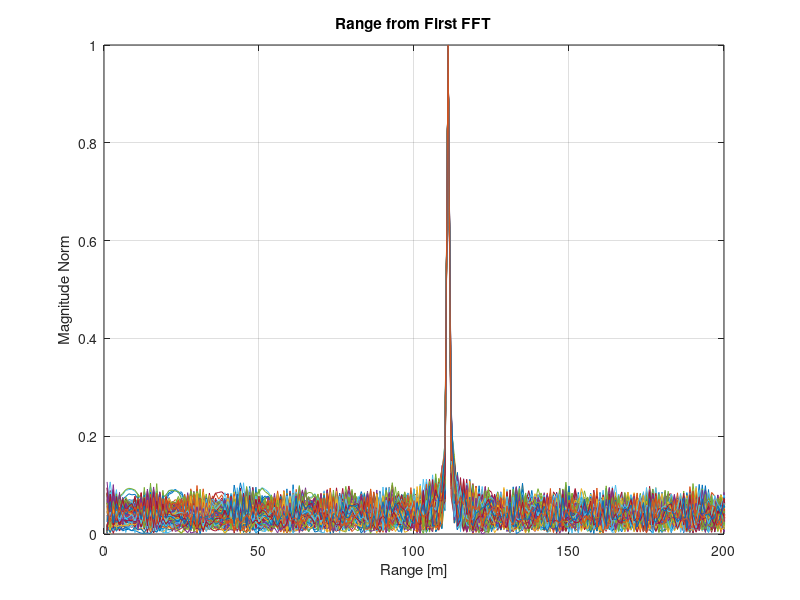
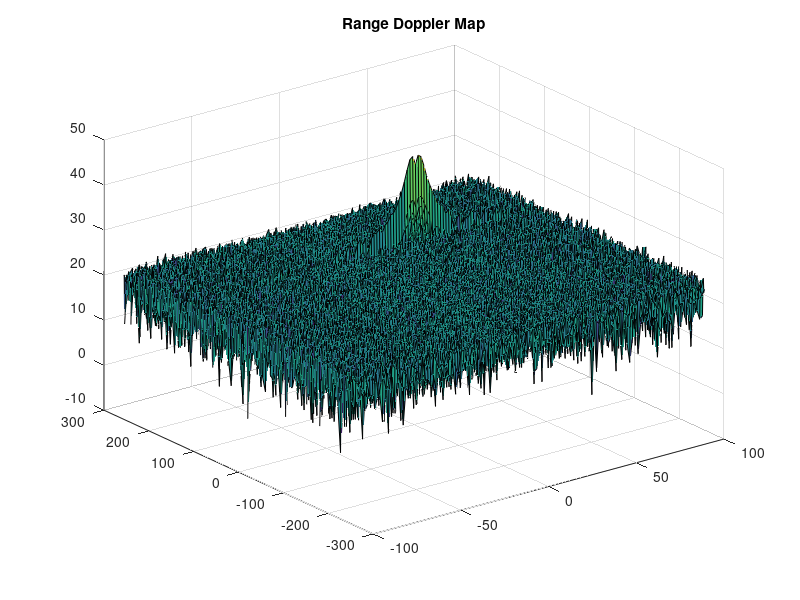

Write MATLAB code to recreate these figures, in order. (Note: this script raises an error after producing the figures.)
clear all;  clc;

%% Radar Specifications 
%%%%%%%%%%%%%%%%%%%%%%%%%%%
% Frequency of operation = 77GHz
% Max Range = 200m
% Range Resolution = 1 m
% Max Velocity = 100 m/s
%%%%%%%%%%%%%%%%%%%%%%%%%%%
spec.fc = 77e9;
spec.range_max = 200;
spec.range_res = 1;
spec.v_max = 100;

% Nd ... number of chirps in one sequence
% Nr ... number of samples on each chirp. 
Nd=128;  % #of doppler cells OR #of sent periods % number of chirps
Nr=1024; %for length of time OR # of range cells

% constants
c = 3e8; % approx. speed of light

%% User Defined Range and Velocity of target

x0_target = 110; % [m]   permissible range: [10 to 200]
v0_target = 30;  % [m/s] permissible range: [-70 to 70]

%% FMCW Waveform Generation
% FMCW: Calculate chirp characteristics from requirements
B = c / (2*spec.range_res);

% chirp time Ts should be 5-6 times the roundtrip time, such that
% td/Ts < 0.2;
Td_max = 2*(spec.range_max/c);
Tchirp = 5.5*Td_max;
slope = B/Tchirp;

% Timestamp for running the displacement scenario for every sample on each
% chirp
t=linspace(0,Nd*Tchirp,Nr*Nd); %total time for samples

x_target = x0_target + v0_target*t;
Td = 2*x_target/c;

fprintf('slope: %0.2e\n', B/Tchirp)
%% Signal generation and Moving Target simulation
% Running the radar scenario over the time. 

r_t = x0_target+v0_target*t;
td  = 2*r_t/c;
phase_tx = spec.fc*t+slope*t.^2/2;
phase_rx = spec.fc*(t-td)+slope*(t-td).^2/2;
Tx = cos(2*pi*phase_tx);
Rx = cos(2*pi*phase_rx);

% frequency mixing by multiplication
Mix = Rx.*Tx; 

%% RANGE MEASUREMENT

% reshape the vector into Nr*Nd array. 
% Nr and Nd here would also define the size of Range and Doppler FFT 
% respectively.
Mix = reshape(Mix, [Nr,Nd]);

%run the FFT on the beat signal along the range bins dimension (Nr) and
%normalize.
Mix_fft = fft(Mix, Nr, 1);

% Take the absolute value of FFT output
Mix_fft_abs = abs(Mix_fft);

% Output of FFT is double sided signal, but we are interested in only one side of the spectrum.
% Hence we throw out half of the samples.
Mix_fft_abs  = Mix_fft_abs(1:(Nr/2-1),:);
Mix_fft_norm = Mix_fft_abs./(ones(Nr/2-1,1)*max(Mix_fft_abs));

%return
%plotting the range
figure ('Name','Range from First FFT', ...
        'Color','white')
plot(Mix_fft_norm);
ylabel('Magnitude Norm');
xlabel('Range [m]');
axis ([0 200 0 1]);
title('Range from First FFT')
grid on;

%% RANGE DOPPLER RESPONSE
% The 2D FFT implementation is already provided here. This will run a 2DFFT
% on the mixed signal (beat signal) output and generate a range doppler
% map.You will implement CFAR on the generated RDM


% Range Doppler Map Generation.

% The output of the 2D FFT is an image that has reponse in the range and
% doppler FFT bins. So, it is important to convert the axis from bin sizes
% to range and doppler based on their Max values.

Mix=reshape(Mix,[Nr,Nd]);

% 2D FFT using the FFT size for both dimensions.
sig_fft2 = fft2(Mix,Nr,Nd);

% Taking just one side of signal from Range dimension.
sig_fft2 = sig_fft2(1:Nr/2,1:Nd);
sig_fft2 = fftshift (sig_fft2);
RDM = abs(sig_fft2);
RDM = 10*log10(RDM) ;

%use the surf function to plot the output of 2DFFT and to show axis in both
%dimensions
doppler_axis = linspace(-100,100,Nd);
range_axis = linspace(-200,200,Nr/2)*((Nr/2)/400);
figure('Color','white');
surf(doppler_axis,range_axis,RDM);
title('Range Doppler Map')
%% CFAR implementation

%Slide Window through the complete Range Doppler Map

% CFAR configuration
% cells (doppler direction) / bands (range direction)
nTrainCells = 12;
nTrainBands = 8;
nGuardCells = 4;
nGuardBands = 4;

% offset the threshold by SNR value in dB
offset_dB = 5.5;

%Create a vector to store noise_level for each iteration on training cells
noise_level = zeros(1,1);

Nx = 2*(nTrainCells+nGuardCells)+1; Ny = 2*(nTrainBands+nGuardBands)+1;
cX = ceil(Nx/2);
cY = ceil(Ny/2);
oX = nTrainBands+nGuardBands;
oY = nTrainCells+nGuardCells;

% create CFAR kernel
kernel = ones(Ny,Nx);
kernel(cY, cX) = 0;
kernel(cY-nGuardBands:cY+nGuardBands,cX-nGuardCells:cX+nGuardCells)=0;
kernel=1/(sum(sum(kernel)))*kernel;

% pad edges
RDM_c = paddata(RDM,size(RDM,1)+2*oX, ...
                'Pattern','edge','Side','both');
RDM_c = paddata(RDM_c',size(RDM,2)+2*oY,...
                'Pattern','edge','Side','both')';

% calc threshold by convolution % remove padding
thres_dB = pow2db(conv2(db2pow(RDM_c),kernel, 'same'))+offset_dB;
thres_dB = thres_dB(oX:oX+size(RDM,1)-1,oY:oY+size(RDM,2)-1);

% apply threshold
out = RDM>thres_dB;

% *%TODO* :
%display the CFAR output using the Surf function like we did for Range
%Doppler Response output.
figure('Color', 'white');
surf(doppler_axis,range_axis,double(out));
xlabel('Range [m]')
ylabel('Radial velocity [m/s]')
colorbar;


 
 